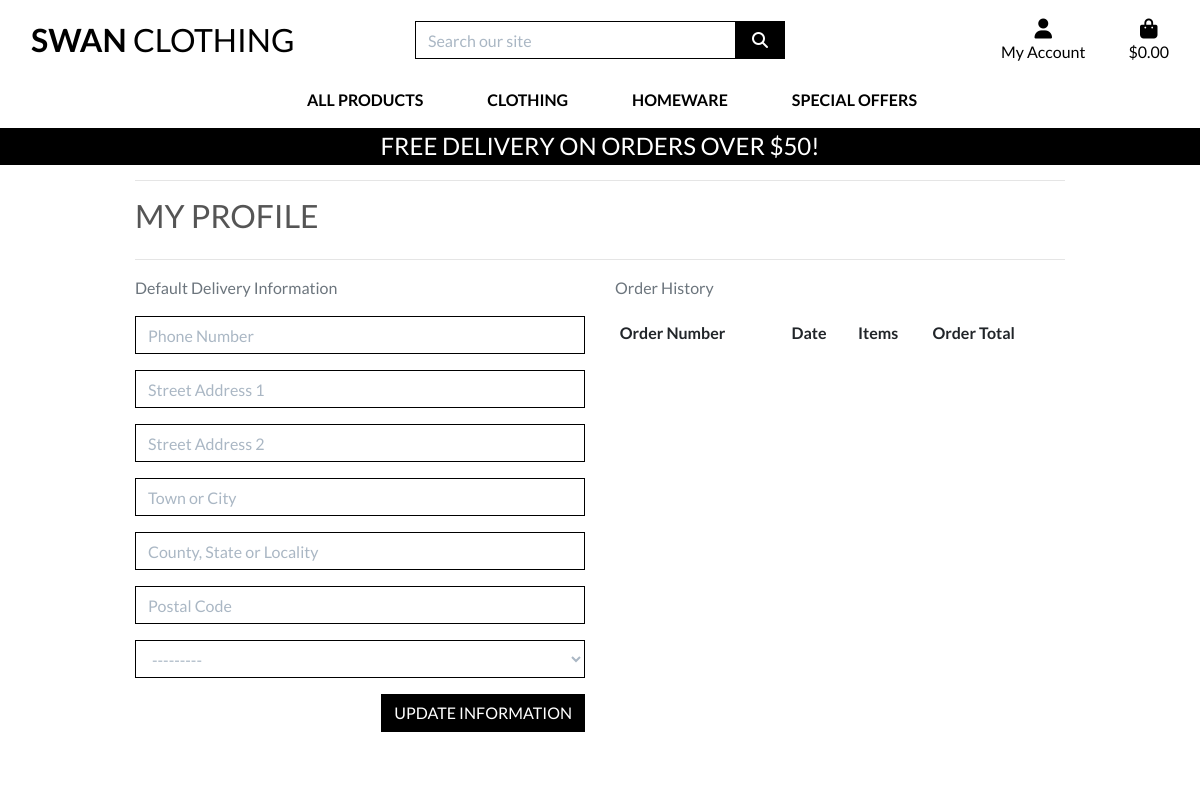
/profile/ (signed in), run on an earlier commit of the app's database.
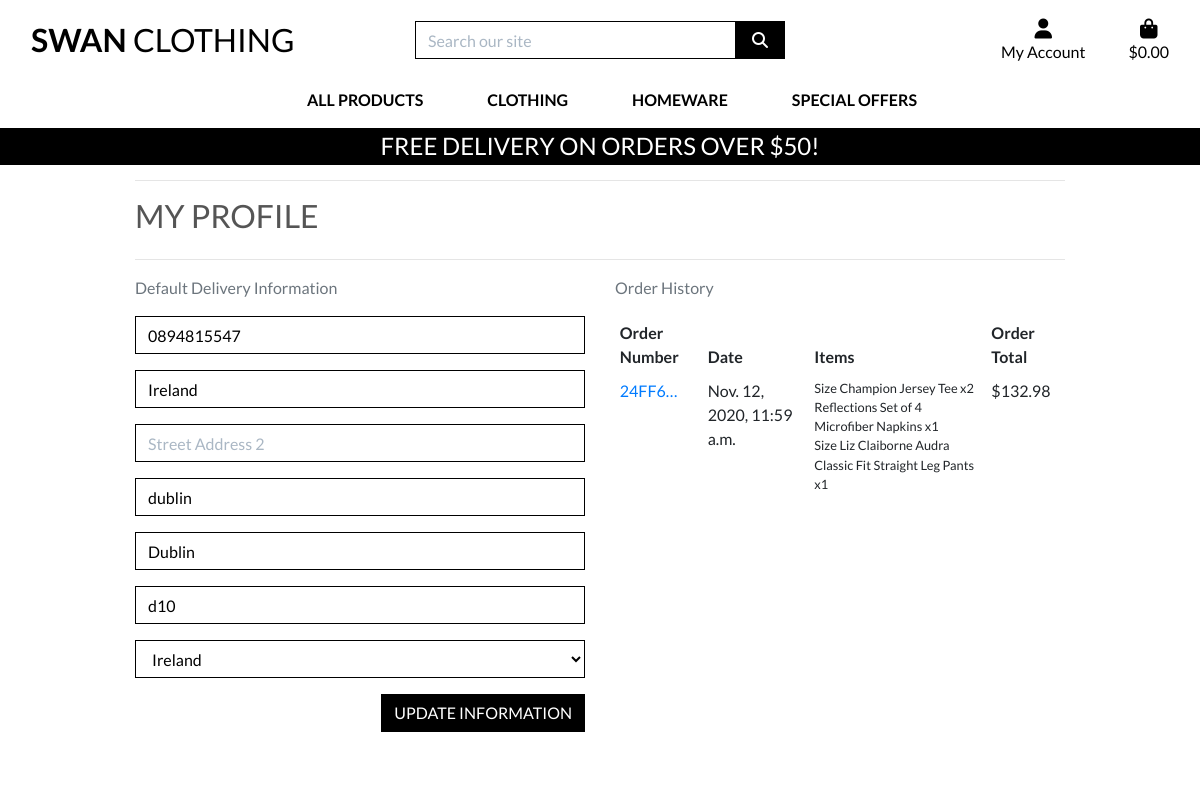
And on a later commit of the database.
### profiles/models.py (models this page shows, shortened)
class UserProfile(models.Model):
    user = models.OneToOneField(User, on_delete=models.CASCADE)
    default_phone_number = models.CharField(max_length=20, null=True, blank=True)
    default_street_address1 = models.CharField(max_length=80, null=True, blank=True)
    default_street_address2 = models.CharField(max_length=80, null=True, blank=True)
    default_town_or_city = models.CharField(max_length=40, null=True, blank=True)
    default_county = models.CharField(max_length=80, null=True, blank=True)
    default_postcode = models.CharField(max_length=20, null=True, blank=True)
    default_country = CountryField(blank_label='Country', null=True, blank=True)

### checkout/models.py (models this page shows, shortened)
class Order(models.Model):
    order_number = models.CharField(max_length=32, null=False, editable=False)
    user_profile = models.ForeignKey(UserProfile, on_delete=models.SET_NULL,
                                     null=True, blank=True, related_name='orders')
    full_name = models.CharField(max_length=50, null=False, blank=False)
    email = models.EmailField(max_length=254, null=False, blank=False)
    phone_number = models.CharField(max_length=20, null=False, blank=False)
    country = CountryField(blank_label='Country *', null=False, blank=False)
    postcode = models.CharField(max_length=20, null=True, blank=True)
    town_or_city = models.CharField(max_length=40, null=False, blank=False)
    street_address1 = models.CharField(max_length=80, null=False, blank=False)
    street_address2 = models.CharField(max_length=80, null=True, blank=True)
    county = models.CharField(max_length=80, null=True, blank=True)
    date = models.DateTimeField(auto_now_add=True)
    delivery_cost = models.DecimalField(max_digits=6, decimal_places=2, null=False, default=0)
    order_total = models.DecimalField(max_digits=10, decimal_places=2, null=False, default=0)
    grand_total = models.DecimalField(max_digits=10, decimal_places=2, null=False, default=0)
    original_bag = models.TextField(null=False, blank=False, default='')
    stripe_pid = models.CharField(max_length=254, null=False, blank=False, default='')

class OrderLineItem(models.Model):
    order = models.ForeignKey(Order, null=False, blank=False, on_delete=models.CASCADE, related_name='lineitems')
    product = models.ForeignKey(Product, null=False, blank=False, on_delete=models.CASCADE)
    product_size = models.CharField(max_length=2, null=True, blank=True) # XS, S, M, L, XL
    quantity = models.IntegerField(null=False, blank=False, default=0)
    lineitem_total = models.DecimalField(max_digits=6, decimal_places=2, null=False, blank=False, editable=False)

### products/models.py (models this page shows, shortened)
class Product(models.Model):
    category = models.ForeignKey('Category', null=True, blank=True, on_delete=models.SET_NULL)
    sku = models.CharField(max_length=254, null=True, blank=True)
    name = models.CharField(max_length=254)
    description = models.TextField()
    has_sizes = models.BooleanField(default=False, null=True, blank=True)
    price = models.DecimalField(max_digits=6, decimal_places=2)
    rating = models.DecimalField(max_digits=6, decimal_places=2, null=True, blank=True)
    image_url = models.URLField(max_length=1024, null=True, blank=True)
    image = models.ImageField(null=True, blank=True)

### profiles/views.py (the view)
# urls.py: path('', views.profile, name='profile'),
@login_required
def profile(request):
    profile = get_object_or_404(UserProfile, user=request.user)
    if request.method == 'POST':
        form = UserProfileForm(request.POST, instance=profile)
        if form.is_valid():
            form.save()
            messages.success(request, 'Profile updated successfully')
        else:
            messages.error(request, 'Profile updated successfully')
    else:
        form = UserProfileForm(instance=profile)
    orders = profile.orders.all()
    template = 'profiles/profile.html'
    context = {
        'form': form,
        'orders': orders,
        'on_profile_page': True
    }
    return render(request, template, context)

### profiles/forms.py
class UserProfileForm(forms.ModelForm):
    class Meta:
        model = UserProfile
        exclude = ('user',)
    def __init__(self, *args, **kwargs):
        super().__init__(*args, **kwargs)
        placeholders = {
            'default_phone_number': 'Phone Number',
            'default_postcode': 'Postal Code',
            'default_town_or_city': 'Town or City',
            'default_street_address1': 'Street Address 1',
            'default_street_address2': 'Street Address 2',
            'default_county': 'County, State or Locality',
        }
        self.fields['default_phone_number'].widget.attrs['autofocus'] = True
        for field in self.fields:
            if field != 'default_country':
                if self.fields[field].required:
                    placeholder = f'{placeholders[field]} *'
                else:
                    placeholder = placeholders[field]
                self.fields[field].widget.attrs['placeholder'] = placeholder
            self.fields[field].widget.attrs['class'] = 'border-black rounded-0 profile-form-input'
            self.fields[field].label = False

### bag/contexts.py (called while the page is built, shortened)
def bag_contents(request):
    bag_items = []
    total = 0
    product_count = 0
    bag = request.session.get('bag', {})
    if total < settings.FREE_DELIVERY_THRESHOLD:
        delivery = total * Decimal(settings.STANDARD_DELIVERY_PERCENTAGE / 100)
        free_delivery_delta = settings.FREE_DELIVERY_THRESHOLD - total
    else:
        delivery = 0
        free_delivery_delta = 0
    grand_total = delivery + total
    context = {
        'bag_items': bag_items,
        'total': total,
        'product_count': product_count,
        'delivery': delivery,
        'free_delivery_delta': free_delivery_delta,
        'free_delivery_threshold': settings.FREE_DELIVERY_THRESHOLD,
        'grand_total': grand_total,
    }
    return context

### profiles/templates/profiles/profile.html (shortened to what this page needs)
{% extends "base.html" %}
{% load static %}
{% block extra_css %}
    <link rel="stylesheet" href="{% static 'profiles/css/profile.css' %}">
{% endblock %}
{% block page_header %}
    <div class="container header-container">
    </div>
{% endblock %}
{% block content %}
    <div class="overlay"></div>
    <div class="container">
        <div class="row">
            <div class="col">
                <hr>
                <h2 class="logo-font mb-4">My Profile</h2>
                <hr>
            </div>
        </div>
        <div class="row">
            <div class="col-12 col-lg-6">
                <p class="text-muted">Default Delivery Information</p>
                <form class="mt-3" action="{% url 'profile' %}" method="POST" id="profile-update-form">
                    {{ form|crispy }}
                    <button class="btn btn-black rounded-0 text-uppercase float-right">Update Information</button>
                </form>
            </div>
            <div class="col-12 col-lg-6">
                <p class="text-muted">Order History</p>
                <div class="order-history table-responsive">
                    <table class="table table-sm table-borderless">
                        <thead>
                            <tr>
                                <th>Order Number</th>
                                <th>Date</th>
                                <th>Items</th>
                                <th>Order Total</th>
                            </tr>
                        </thead>
                        <tbody>
                            {% for order in orders %}
                                <tr>
                                    <td>
                                        <a href="{% url 'order_history' order.order_number %}"
                                        title="{{ order.order_number }}">
                                            {{ order.order_number|truncatechars:6 }}
                                        </a>
                                    </td>
                                    <td>{{ order.date }}</td>
                                    <td>
                                        <ul class="list-unstyled">
                                            {% for item in order.lineitems.all %}
                                                <li class="small">
                                                    {% if item.product.has_sizes %}
                                                        Size {{ item.product.size|upper }}
                                                    {% endif %}{{ item.product.name }} x{{ item.quantity }}
                                                </li>
                                            {% endfor %}
                                        </ul>
                                    </td>
                                    <td>${{ order.grand_total }}</td>
                                </tr>
                            {% endfor %}
                        </tbody>
                    </table>
                </div>
            </div>
        </div>
{% endblock %}

### templates/base.html (shortened to what this page needs)
{% load static %}
<!doctype html>
<html lang="en">
  <head>
    {% block corecss %}
        <link rel="stylesheet" href="https://stackpath.bootstrapcdn.com/bootstrap/4.4.1/css/bootstrap.min.css">
        <link rel="stylesheet" href="{% static 'css/base.css' %}">
    {% endblock %}
    {% block extra_css %}
    {% endblock %}
  </head>
  <body>
    <header class="container-fluid fixed-top">
        <div id="topnav" class="row bg-white pt-lg-2 d-none d-lg-flex">
            <div class="col-12 col-lg-4 my-auto py-1 py-lg-0 text-center text-lg-left">
                <a href="{% url 'home' %}" class="nav-link main-logo-link">
                    <h2 class="logo-font text-black my-0"><strong>Swan</strong> Clothing</h2>
                </a>
            </div>
            <div class="col-12 col-lg-4 my-auto py-1 py-lg-0">
                <form method="GET" action="{% url 'products' %}">
                    <div class="input-group w-100">
                        <input class="form-control border border-black rounded-0" type="text" name="q" placeholder="Search our site">
                        <div class="input-group-append">
                            <button class="form-control btn btn-black border border-black rounded-0" type="submit">
                                <span class="icon">
                                    <i class="fas fa-search"></i>
                                </span>
                            </button>
                        </div>
                    </div>
                </form>
            </div>
            <div class="col-12 col-lg-4 my-auto py-1 py-lg-0">
                <ul class="list-inline list-unstyled text-center text-lg-right my-0">
                    <li class="list-inline-item dropdown">
                        <a class="text-black nav-link" href="#" id="user-options" data-toggle="dropdown" aria-haspopup="true" aria-expanded="false">
                            <div class="text-center">
                                <div><i class="fas fa-user fa-lg"></i></div>
                                <p class="my-0">My Account</p>
                            </div>
                        </a>
                    </li>
                    <li class="list-inline-item">
                        <a class="{% if grand_total %}text-info font-weight-bold{% else %}text-black{% endif %} nav-link" href="{% url 'view_bag' %}">
                            <div class="text-center">
                                <div><i class="fas fa-shopping-bag fa-lg"></i></div>
                                <p class="my-0">
                                    {% if grand_total %}
                                        ${{ grand_total|floatformat:2 }}
                                    {% else %}
                                        $0.00
                                    {% endif %}
                                </p>
                            </div>
                        </a>
                    </li>
                </ul>
            </div>
        </div>
        <div class="row bg-white">
            <nav class="navbar navbar-expand-lg navbar-light w-100">
                {% include 'includes/main-nav.html' %}
            </nav>
        </div>
        <div id="delivery-banner" class="row text-center">
            <div class="col bg-black text-white">
                <h4 class="logo-font my-1">Free delivery on orders over ${{ free_delivery_threshold }}!</h4>
            </div>
        </div>
    </header>
    {% block page_header %}
    {% endblock %}
    {% block content %}
    {% endblock %}
  </body>
</html>

### templates/includes/main-nav.html (shortened to what this page needs)
<div class="collapse navbar-collapse" id="main-nav">
    <ul class="navbar-nav w-auto mx-auto">
        <li class="nav-item dropdown">
            <a class="logo-font font-weight-bold nav-link text-black mr-5" href="#" id="all-products-link" data-toggle="dropdown" aria-haspopup="true" aria-expanded="false">
                All Products
            </a>
        </li>
        <li class="nav-item dropdown">
            <a class="logo-font font-weight-bold nav-link text-black mr-5" href="#" id="clothing-link" data-toggle="dropdown" aria-haspopup="true" aria-expanded="false">
                Clothing
            </a>
        </li>
        <li class="nav-item dropdown">
            <a class="logo-font font-weight-bold nav-link text-black mr-5" href="#" id="homeware-link" data-toggle="dropdown" aria-haspopup="true" aria-expanded="false">
                Homeware
            </a>
        </li>
        <li class="nav-item dropdown">
            <a class="logo-font font-weight-bold nav-link text-black" href="#" id="specials-link" data-toggle="dropdown" aria-haspopup="true" aria-expanded="false">
                Special Offers
            </a>
        </li>
    </ul>
</div>

### static/css/base.css (style rules this page uses)
html { height: 100%; }
body { background: url('/media/homepage_background_cropped.jpeg') no-repeat center center fixed; background-size: cover; height: calc(100vh - 164px); color: #555; font-family: 'Lato'; }
.icon { align-items: center; display: inline-flex; justify-content: center; height: 1.5rem; width: 1.5rem; }
.logo-font { text-transform: uppercase; }
.main-logo-link { width: fit-content; }
.btn-black { background: black; color: white; }
.text-black { color: #000 !important; }
.border-black { border: 1px solid black !important; }
.bg-black { background: #000 !important; }
.overlay { height: 100%; width: 100%; top: 0; left: 0; position: fixed; background: white; z-index: -1; }
input[name='q']::placeholder { color: #aab7c4; }
@media (min-width: 1200px) { .container { max-width: 80%; } }
@media (min-width: 992px) { .header-container { padding-top: 164px; } }

### profiles/static/profiles/css/profile.css (style rules this page uses)
.order-history { max-height: 416px; overflow-y:auto; }
#profile-update-form .form-control { color: #000; }
#profile-update-form input::placeholder { color: #aab7c4; }
#id_default_country, #id_default_country option:not(:first-child) { color: #000; }

What changed in the data, as far as the page shows it:
changed UserProfile: default_phone_number (not shown) → "0894815547"; default_street_address1 (not shown) → "Ireland"; default_town_or_city (not shown) → "dublin"; default_county (not shown) → "Dublin"; default_postcode (not shown) → "d10"; default_country "---------" → "Ireland"
added Order: order_number "24FF6…", date "Nov. 12, 2020, 11:59 a.m.", grand_total "132.98"
added OrderLineItem: product.name "Champion Jersey Tee", quantity "2"
added OrderLineItem: product.name "Reflections Set of 4 Microfiber Napkins", quantity "1"
added OrderLineItem: product.name "Liz Claiborne Audra Classic Fit Straight Leg Pants", quantity "1"
